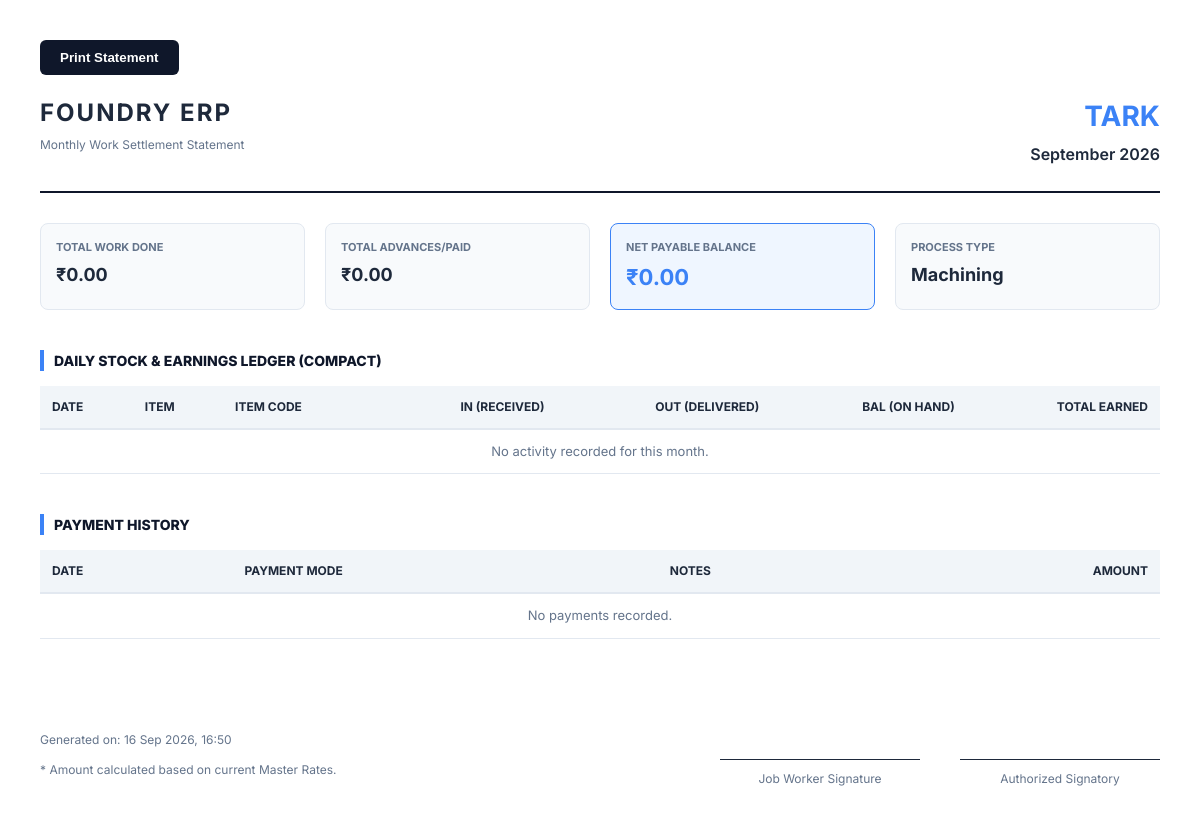
Page /ledger/job-worker/3/report/ (signed in) on the earlier database version.
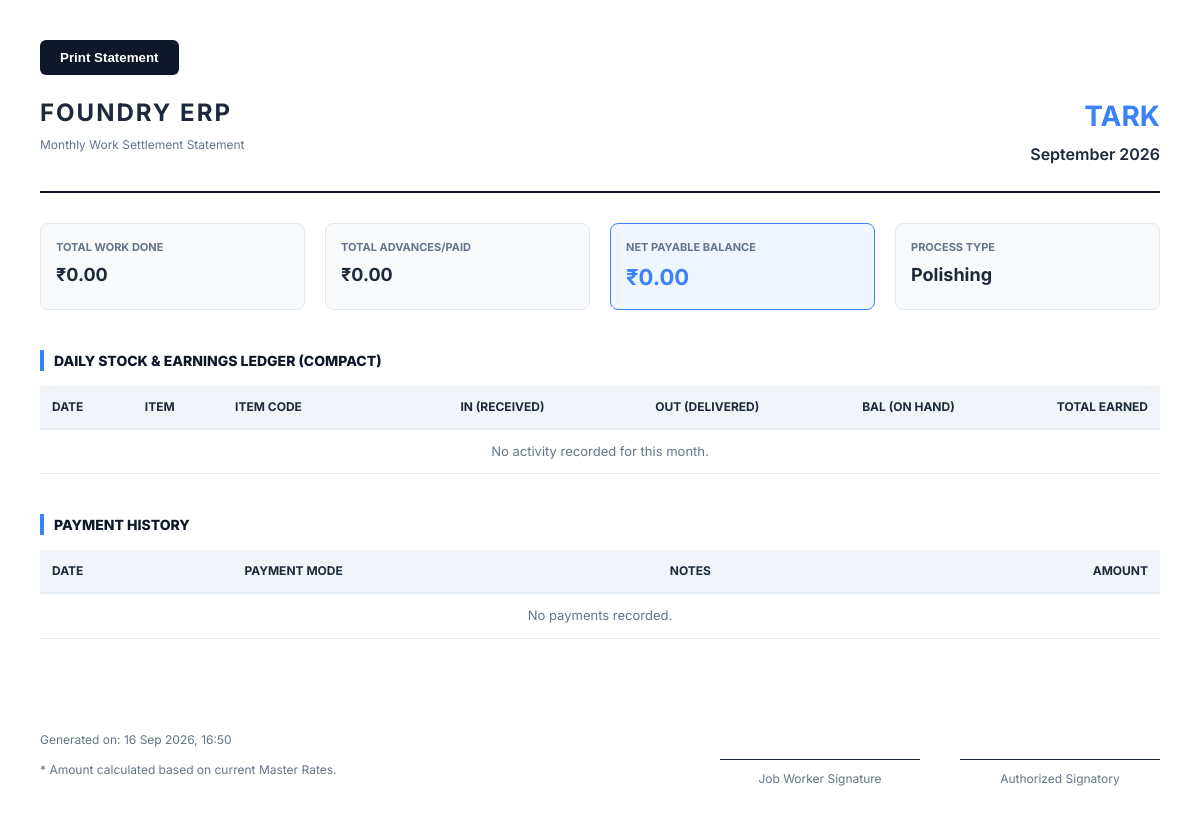
Same page on the later database version.
### inventory/models.py (models this page shows, shortened)
class JobWorker(models.Model):
    name = models.CharField(
        max_length=100
    )
    process = models.CharField(
        max_length=50,
        choices=ProcessType.choices
    )
    phone = models.CharField(
        max_length=20,
        blank=True,
        null=True
    )
    address = models.TextField(
        blank=True,
        null=True
    )
    email = models.EmailField(
        blank=True,
        null=True
    )
    gst_number = models.CharField(
        max_length=15,
        blank=True,
        null=True
    )
    active = models.BooleanField(
        default=True
    )
    jw_code = models.CharField(max_length=50, blank=True, null=True, unique=True)
    created_at = models.DateTimeField(
        auto_now_add=True
    )

### inventory/views/hr_ledger.py (the view, shortened to what this page needs)
@staff_member_required
def job_worker_monthly_report(request, jw_id):
    from datetime import datetime
    jw = JobWorker.objects.get(id=jw_id)
    month_str = request.GET.get('month', timezone.now().strftime('%Y-%m'))
    month_dt = datetime.strptime(month_str, '%Y-%m')
    transactions = StockTransaction.objects.filter(
        job_worker=jw,
        created_at__year=month_dt.year,
        created_at__month=month_dt.month
    ).order_by('created_at')
    payments = LaborPayment.objects.filter(
        job_worker=jw,
        date__year=month_dt.year,
        date__month=month_dt.month
    )
    all_jw_tx = StockTransaction.objects.filter(job_worker=jw).order_by('created_at')
    item_balances = {}
    for tx in all_jw_tx:
        in_qty = tx.quantity if tx.transaction_type.endswith('_out') else 0
        out_qty = tx.quantity if tx.transaction_type.endswith('_in') else 0
        if tx.item_id not in item_balances:
            item_balances[tx.item_id] = 0
        item_balances[tx.item_id] += (in_qty - out_qty)
    item_ledger = {}
    sorted_keys = sorted(item_ledger.keys(), key=lambda x: x[1])
    opening_balances = {}
    previous_tx = all_jw_tx.filter(created_at__lt=month_dt)
    for tx in previous_tx:
        in_qty = tx.quantity if tx.transaction_type.endswith('_out') else 0
        out_qty = tx.quantity if tx.transaction_type.endswith('_in') else 0
        opening_balances[tx.item_id] = opening_balances.get(tx.item_id, 0) + (in_qty - out_qty)
    current_item_balances = opening_balances.copy()
    for key in sorted_keys:
        item_id = key[0]
        item_ledger[key]['bal'] = current_item_balances.get(item_id, 0) + item_ledger[key]['in'] - item_ledger[key]['out']
        current_item_balances[item_id] = item_ledger[key]['bal']
    total_earned = sum(item['earned'] for item in item_ledger.values())
    total_paid = sum(p.amount for p in payments)
    ledger_entries = sorted(item_ledger.values(), key=lambda x: x['date'])
    context = {
        'jw': jw,
        'month_name': month_dt.strftime('%B %Y'),
        'month_val': month_str,
        'item_ledger': ledger_entries,
        'payments': payments,
        'total_earned': total_earned,
        'total_paid': total_paid,
        'balance': total_earned - total_paid,
        'today': timezone.now(),
    }
    return render(request, 'job_worker_report.html', context)

### templates/job_worker_report.html (shortened to what the changed rows need)
<!DOCTYPE html>
<html lang="en">
<head>
</head>
<body>
    <div class="header">
        <div class="company-info">
            <h1>FOUNDRY ERP</h1>
        </div>
        <div class="statement-title">
            <h2>{{ jw.name }}</h2>
            <p style="margin:5px 0; font-weight:600;">{{ month_name }}</p>
        </div>
    </div>
    <div class="summary-grid">
        <div class="summary-item">
            <div class="summary-label">Process Type</div>
            <div class="summary-value" style="text-transform: capitalize;">{{ jw.process }}</div>
        </div>
    </div>
    <table>
        <thead>
            <tr>
                <th>Date</th>
                <th>Item</th>
                <th>Item Code</th>
                <th style="text-align:right;">IN (Received)</th>
                <th style="text-align:right;">OUT (Delivered)</th>
                <th style="text-align:right;">BAL (On Hand)</th>
                <th style="text-align:right;">Total Earned</th>
            </tr>
        </thead>
    </table>
    <div style="display: grid; grid-template-columns: 1fr; gap: 40px; margin-top: 40px;">
        <div>
            <table>
                <thead>
                    <tr>
                        <th>Date</th>
                        <th>Payment Mode</th>
                        <th>Notes</th>
                        <th style="text-align:right;">Amount</th>
                    </tr>
                </thead>
            </table>
        </div>
    </div>
</body>
</html>

Differences in the rows shown:
changed JobWorker "TARK": process "Machining" → "Polishing"
